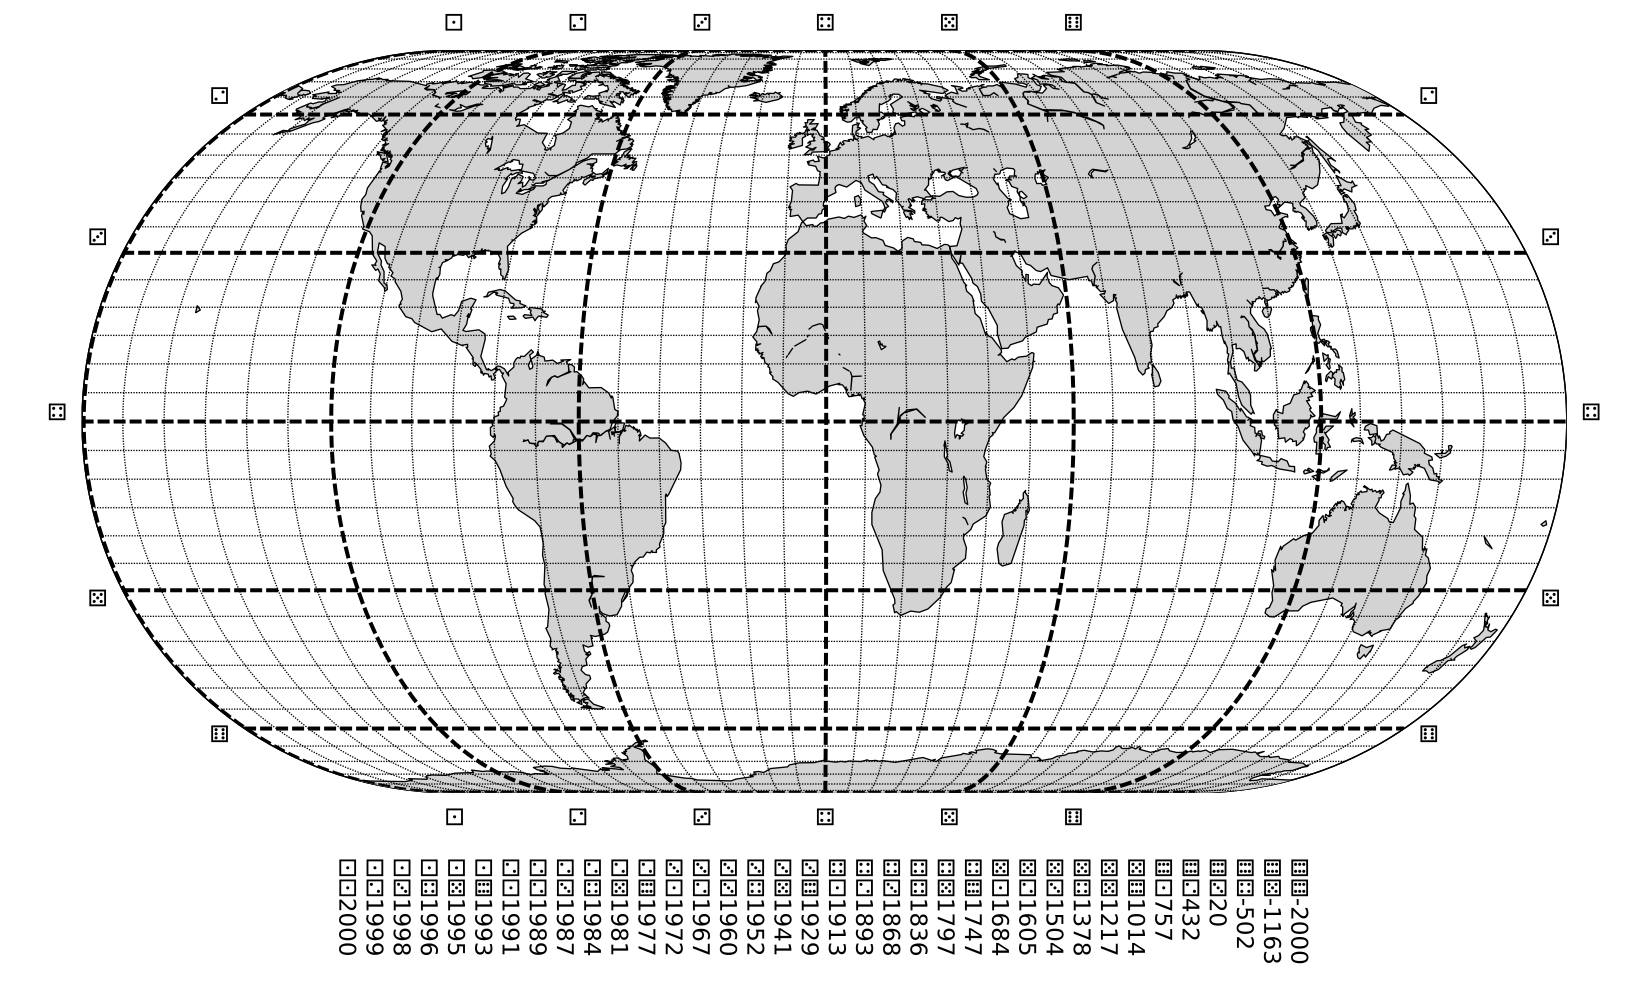

Write the Python code that produced this figure.
import math
from mpl_toolkits.basemap import Basemap
import numpy as np
import matplotlib.pyplot as plt

DICE = '⚀⚁⚂⚃⚄⚅'


def label_meridian(longitude):
    index = int(((longitude + 179.5) % 360) // 60)
    return DICE[index]


def label_parallel(latitude):
    index = int(((-latitude + 89.5) % 180) // 30) + 1
    return DICE[index]


f, axes_list = plt.subplots(2)
f.set_size_inches(17, 11)
f.set_dpi(50)
map_ax, time_ax = axes_list
# lon_0 is central longitude of projection.
# resolution = 'c' means use crude resolution coastlines.
# eck4 works well, but no repeated Pacific
m = Basemap(projection='eck4', lon_0=0, resolution='c', ax=map_ax)
m.drawcoastlines()
m.fillcontinents(color='lightgrey')
# draw parallels and meridians.
text_size = 'xx-large'
m.drawparallels(np.arange(-90., 120., 30.),
                labels=[1, 1, 0, 0],
                linewidth=3,
                dashes=[3, 1],
                size=text_size,
                fmt=label_parallel)
m.drawparallels(np.array([float(i)
                          for i in range(-90, 120, 5)
                          if i % 30]),
                size=text_size)
m.drawmeridians(np.arange(180.5, 540., 60.),
                labels=[0, 0, 1, 1],
                linewidth=3,
                dashes=[3, 1],
                size=text_size,
                fmt=label_meridian)
m.drawmeridians(np.array([float(i)
                          for i in range(180, 540, 10)
                          if i % 60]),
                size=text_size)
# m.drawrivers()
m.drawmapboundary()
map_left = 0.05
map_width = 0.91
map_ax.set_position((map_left, 0.12, map_width, 0.909))

calendar_width = 0.6
calendar_left = map_left + map_width/2 - calendar_width/2
time_ax.set_position((calendar_left, 0.05, calendar_width, 0.07))
time_ax.set_axis_off()
rolls = [(d1, d2) for d1 in DICE for d2 in DICE]
for i, (die1, die2) in enumerate(rolls):
    x = i / len(rolls)
    year = 2001 - i - int(math.exp(i/4.2242))
    label = f'{die1}{die2}{year}'
    time_ax.text(x, 0.95, label, rotation=-90, size=text_size)
plt.show()
